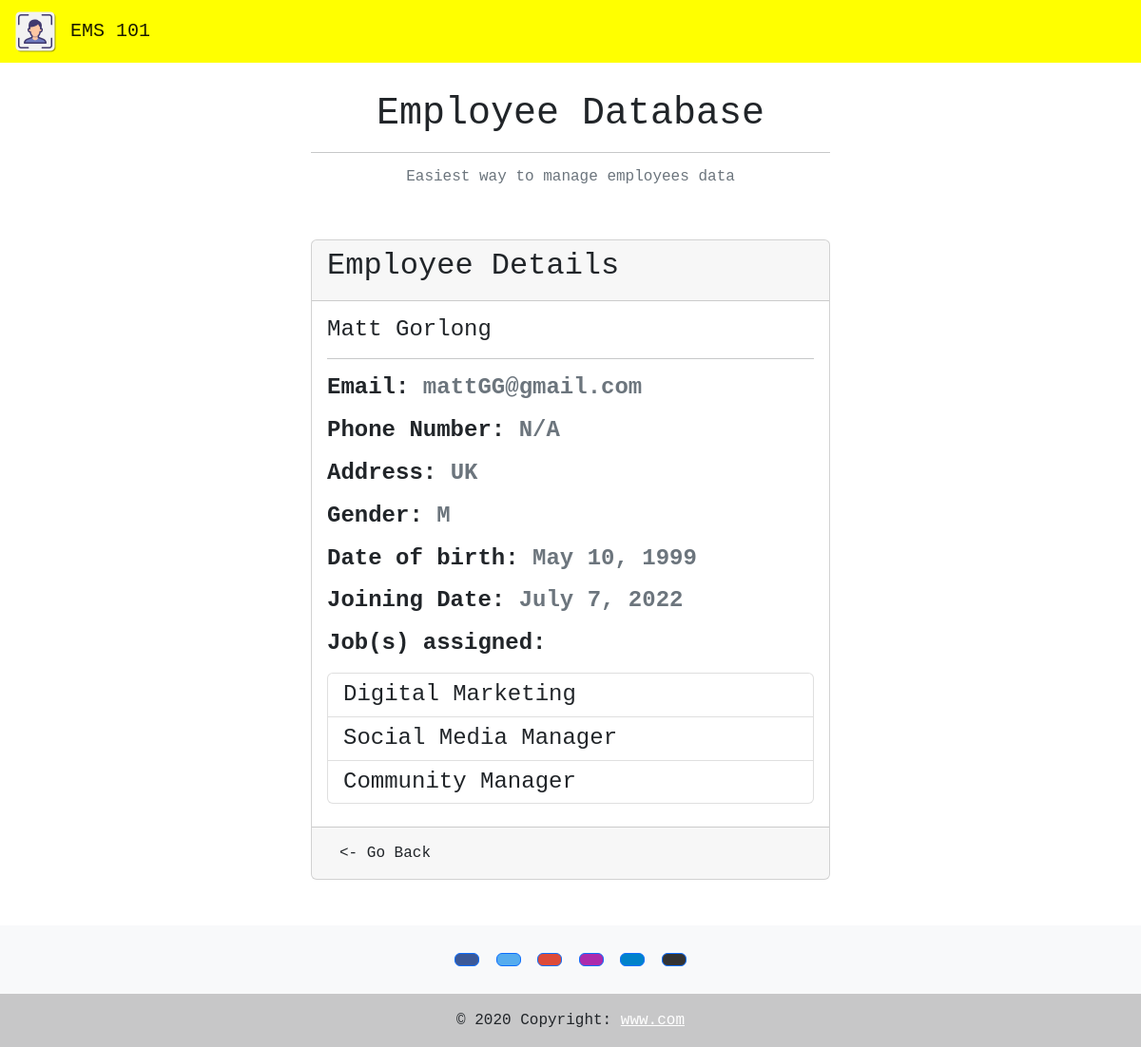
The page /employee_detail/3/ on the database its author committed.
### ems_app/models.py (models this page shows, shortened)
class Employee(models.Model):
    GENDER_CHOICES = [('M', 'Male'), ('F', 'Female'), ('O', 'Other')]
    first_name = models.CharField(max_length=200)
    last_name = models.CharField(max_length=200)
    email = models.EmailField(max_length=250)
    phone_number = models.CharField(max_length=15, blank=True)
    address = models.TextField()
    gender = models.CharField(max_length=1, choices=GENDER_CHOICES, blank=True)
    dob = models.DateField()
    joining_date = models.DateField()
    jobs = models.ManyToManyField('Job', blank=True)

class Job(models.Model):
    name = models.CharField(max_length=250)

### ems_app/views.py (the view)
# urls.py: path('employee_detail/<int:id>/', views.employee_detail, name='employee_detail'),
def employee_detail(request, id):
    try:
        emp_detail = Employee.objects.get(id=id)
    except Employee.DoesNotExist:
        raise Http404('Employee not found')
    data = {
        'emp_detail': emp_detail
    }
    return render(request, 'employee_detail.html', data)

### ems_app/templates/employee_detail.html (shortened to what this page needs)
{% extends 'base.html' %}
{% block content %}
<div class="col-md-6">
    <div class="card mb-5">
        <div class="card-header">
            <h2>Employee Details</h2>
        </div>
        <div class="card-body">
            <h4>
                {{ emp_detail.first_name|capfirst }} {{ emp_detail.last_name|capfirst }}
                <hr>
                <p><strong>Email: <span class="text-secondary">{{ emp_detail.email }}</span></strong></p>
                {% if emp_detail.phone_number %}
                    <p><strong>Phone Number: <span class="text-secondary">{{ emp_detail.phone_number }}</span></strong></p>
                {% else %}
                    <p><strong>Phone Number: <span class="text-secondary">N/A</span></strong></p>
                {% endif %}
                <p><strong>Address: <span class="text-secondary">{{ emp_detail.address }}</span></strong></p>
                {% if emp_detail.gender %}
                <p><strong>Gender: <span class="text-secondary">{{ emp_detail.gender }}</span></strong></p>
                {% else %}
                <p><strong>Gender: <span class="text-secondary">N/A</span></strong></p>
                {% endif %}
                <p><strong>Date of birth: <span class="text-secondary">{{ emp_detail.dob }}</span></strong></p>
                <p><strong>Joining Date: <span class="text-secondary">{{ emp_detail.joining_date }}</span></strong></p>
                <p><strong>Job(s) assigned: </strong></p>
                {% if emp_detail.jobs.all %}
                <ul class="list-group">
                    {% for job in emp_detail.jobs.all %}
                        <li class="list-group-item">{{ job.name }}</li>
                    {% endfor %}
                </ul>
                {% else %}
                <ul class="list-group">
                    <li class="list-group-item">N/A</li>
                </ul>
                {% endif %}
            </h4>
        </div>
        <div class="card-footer">
            <a href="{% url 'home' %}" class="btn btn-back"><- Go Back</a>
        </div>
    </div>
</div>
{% endblock content %}

### static/css/style.css (style rules this page uses)
body { font-family: 'JetBrains Mono', 'Courier New', Courier, monospace; }

### rows shown on the page
Employee: first_name "Matt", last_name "Gorlong", email "mattGG@gmail.com", address "UK", gender "M", dob "May 10, 1999", joining_date "July 7, 2022"
Job: name "Digital Marketing"
Job: name "Social Media Manager"
Job: name "Community Manager"
